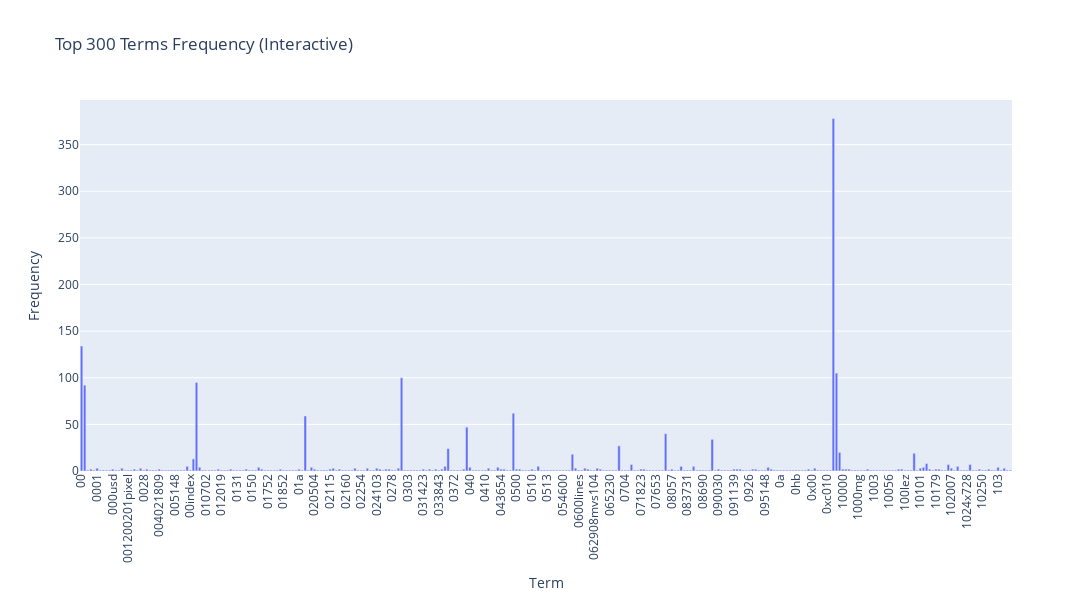

Notebook code cell kept with this figure:
### Markdown cell above
### >>> **Exercise 12 (take home):**
If you want a nicer interactive visualization here, I would encourage you try to install and use plotly to achieve this.

### Code cell
# Answer here
"""
使用Plotly建立可互動的長條圖，呈現前300個詞的頻率。這樣可以方便我們滑動、放大或查看tooltip，比靜態圖更直觀。
"""
import plotly.express as px
import numpy as np

term_frequencies = np.asarray(X_counts.sum(axis=0))[0][:300]
terms = count_vect.get_feature_names_out()[:300]

fig = px.bar(x=terms, y=term_frequencies, labels={'x':'Term', 'y':'Frequency'},
             title='Top 300 Terms Frequency (Interactive)')
fig.update_layout(xaxis_tickangle=-90, width=1200, height=600)
fig.show()

### Figure 1 — Plotly figure (JSON) as saved in the notebook; plotly's stock layout.template omitted (floating-point values rounded to 4 significant figures; data arrays with more than 128 entries replaced by an {"elided": "..."} marker saying what was removed)
{"data": [{"hovertemplate": "Term=%{x}<br>Frequency=%{y}<extra></extra>", "legendgroup": "", "marker": {"color": "#636efa", "pattern": {"shape": ""}}, "name": "", "orientation": "v", "showlegend": false, "textposition": "auto", "type": "bar", "x": {"elided": "300 str values"}, "xaxis": "x", "y": {"elided": "300 int values"}, "yaxis": "y"}], "layout": {"barmode": "relative", "height": 600, "legend": {"tracegroupgap": 0}, "title": {"text": "Top 300 Terms Frequency (Interactive)"}, "width": 1200, "xaxis": {"anchor": "y", "domain": [0, 1], "tickangle": -90, "title": {"text": "Term"}}, "yaxis": {"anchor": "x", "domain": [0, 1], "title": {"text": "Frequency"}}}}
